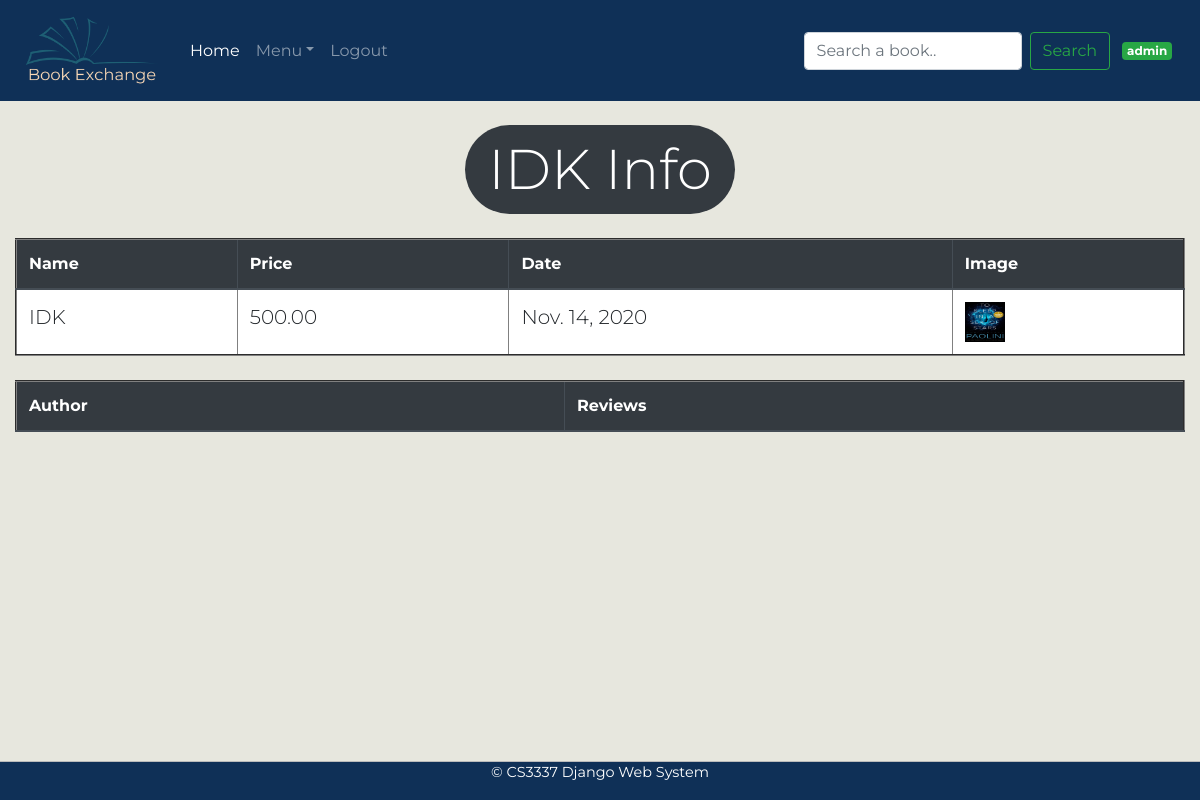
The app's page /book_detail/1 (signed in), older data.
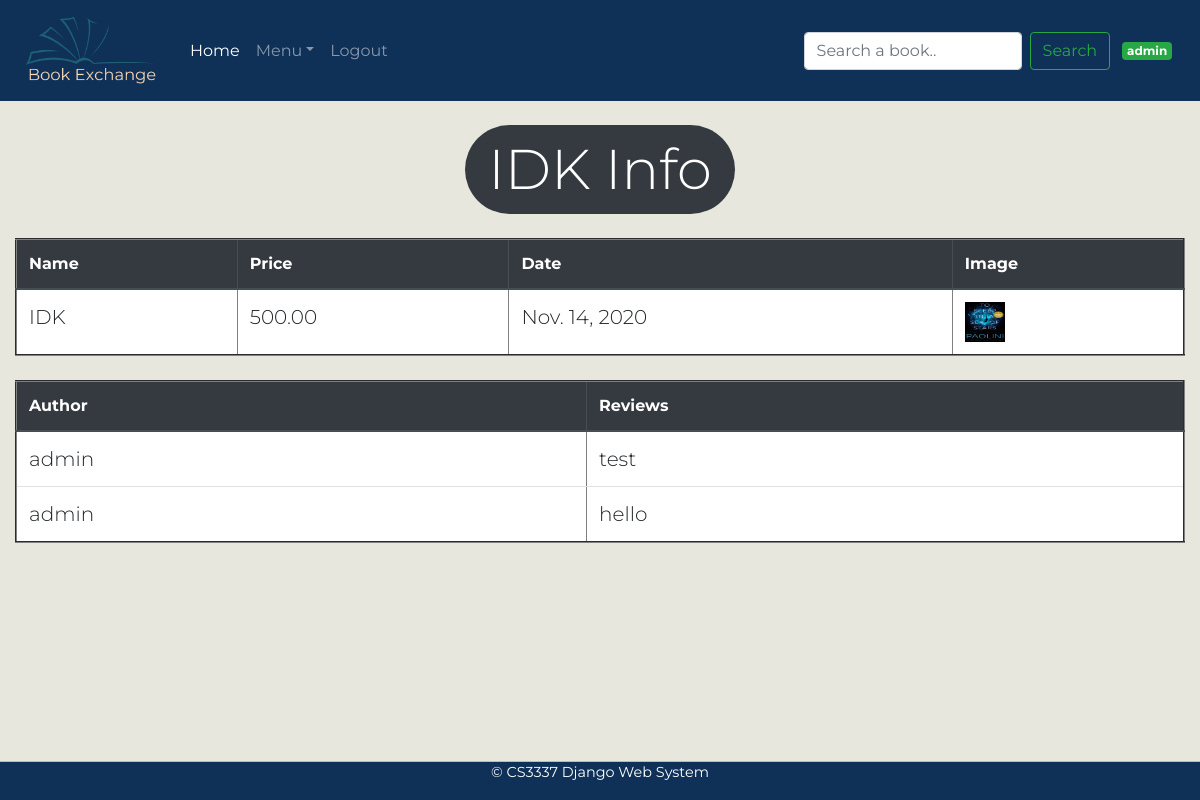
The same page, newer data.
### bookMng/models.py (models this page shows, shortened)
class Review(models.Model):
    username = models.ForeignKey(User, blank=True, null=True, on_delete=models.CASCADE)
    content = models.TextField()
    book = models.ForeignKey(Book,  blank=True, null=True, on_delete=models.CASCADE)

### bookMng/views.py (the view)
# urls.py: path('book_detail/<int:book_id>', views.book_detail, name='book_detail'),
@login_required(login_url=reverse_lazy('login'))
def book_detail(request, book_id):
    book = Book.objects.get(id=book_id)
    reviews = Review.objects.filter(book=book_id)
    book.pic_path = book.picture.url[14:]
    return render(request,
                  'bookMng/book_detail.html',
                  {
                      'item_list': MainMenu.objects.all(),
                      'book': book,
                      'reviews':reviews
                  })

### bookEx/templates/bookMng/book_detail.html (shortened to what this page needs)
{% extends "base.html" %}
{% load static %}
{% block content %}
    <div class="container-fluid">
        <div class="container " align="center">
            <div class="badge badge-pill badge-dark  mt-4"><h1 align="center"
                                                               class="display-4 mx-auto my-auto px-3 py-2">  {{ book.name }}
                Info </h1></div>
        </div>
        <table class="table table-hover mx-auto my-4" id="my-books-table" align="center" border="2" width="800">
            <thead class="thead-dark">
            <tr>
                <th scope="col"> Name</th>
                <th scope="col"> Price</th>
                <th scope="col"> Date</th>
                <th scope="col"> Image</th>
            </tr>
            </thead>
            <tr>
                <td class="lead">{{ book.name }}</td>
                <td class="lead">{{ book.price }}</td>
                <td class="lead">{{ book.publishdate }}</td>
                <td class="lead"><img src="{% static book.pic_path %}" width="40" height="40" alt=""></td>
            </tr>
        </table>
         <table class="table table-hover mx-auto my-4" id="my-books-table" align="center" border="2" width="800">
            <thead class="thead-dark">
            <tr>
                <th scope="col">Author </th>
                <th scope="col"> Reviews </th>
            </tr>
            </thead>
            {% for review in reviews %}
                <tr>
                    <td class="lead">{{ review.username }}</td>
                    <td class="lead">{{ review.content }}</td>
                </tr>
            {% endfor %}
        </table>
    </div>
{% endblock content %}

Row changes from the older to the newer data that the page shows:
added Review: username "admin", content "test"
added Review: username "admin", content "hello"
